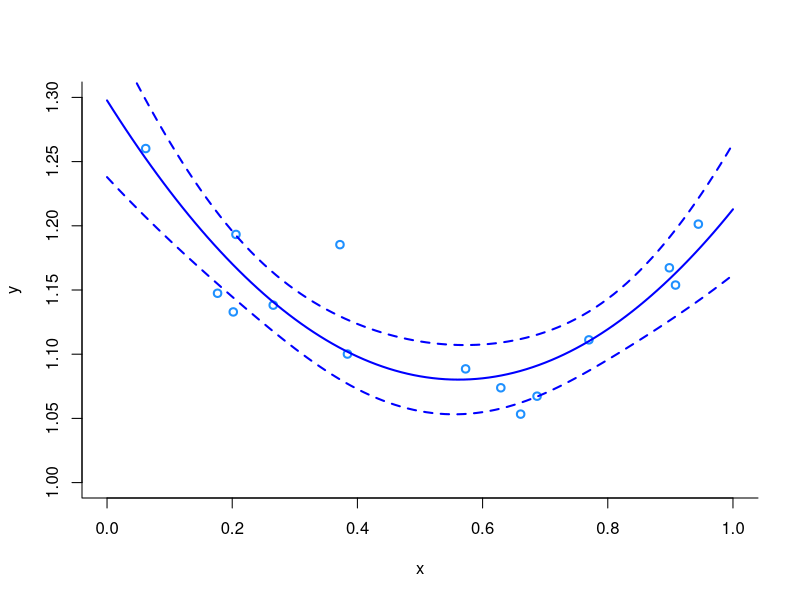
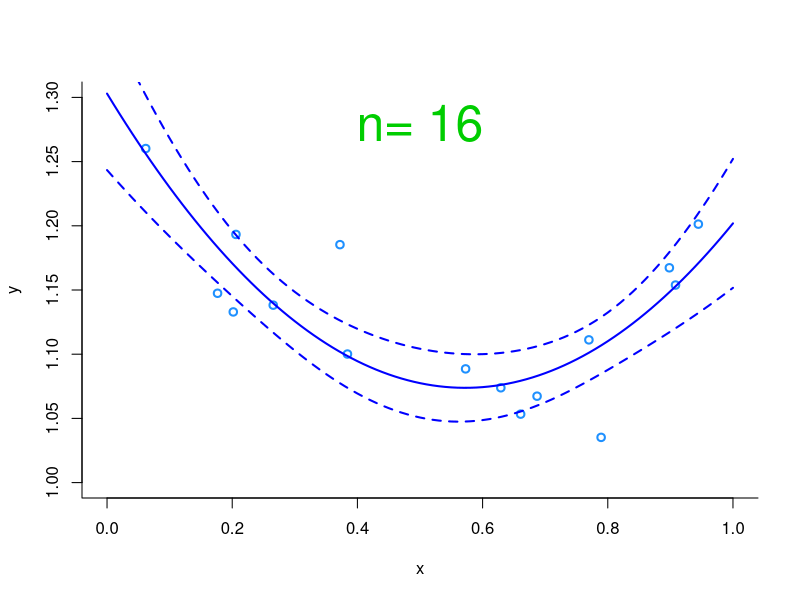
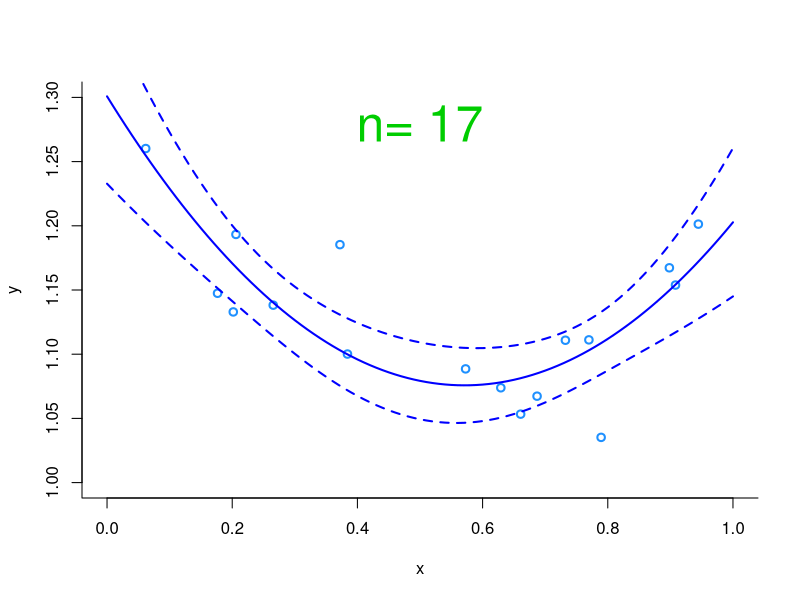
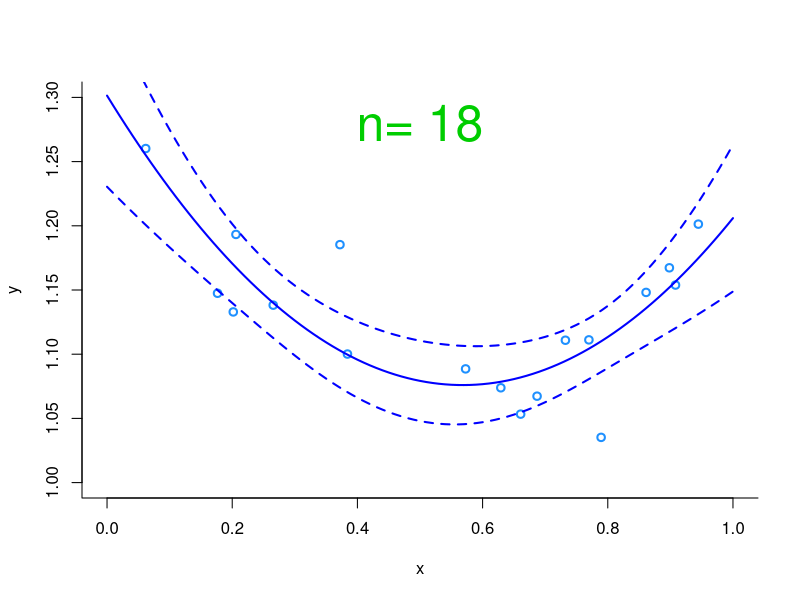
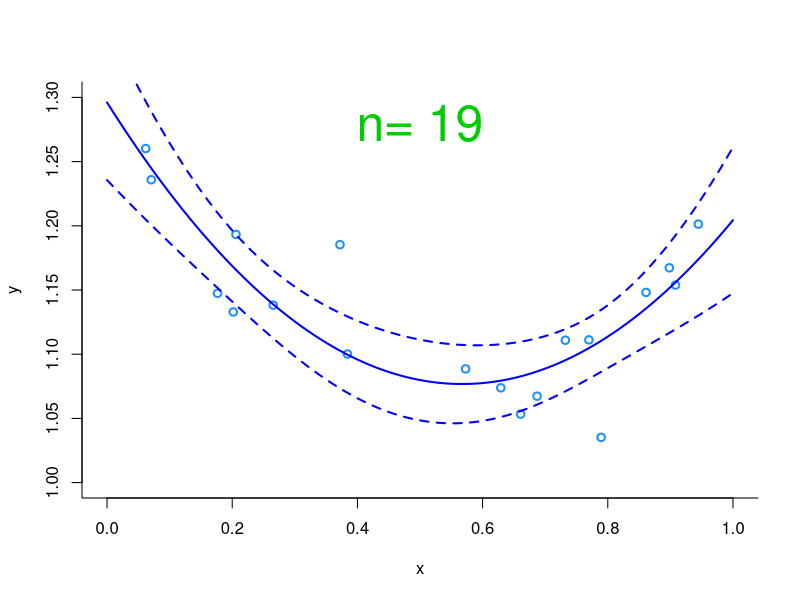
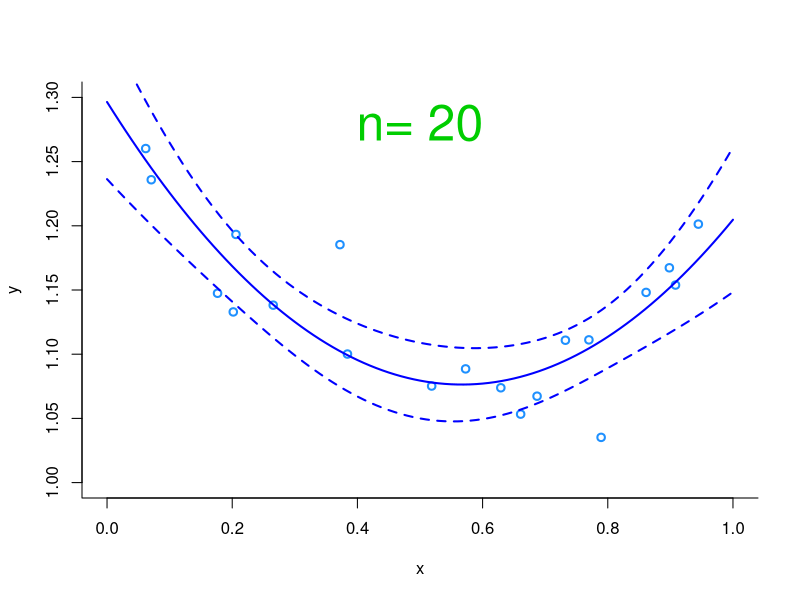
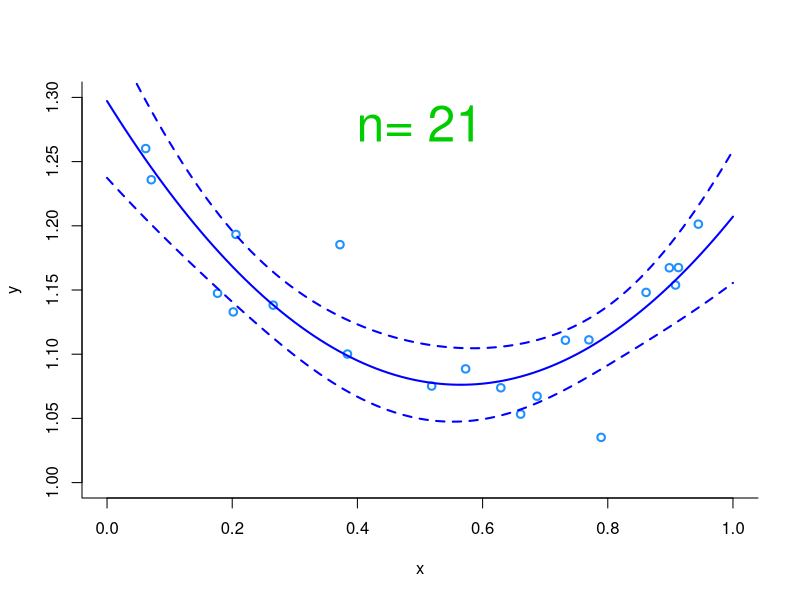
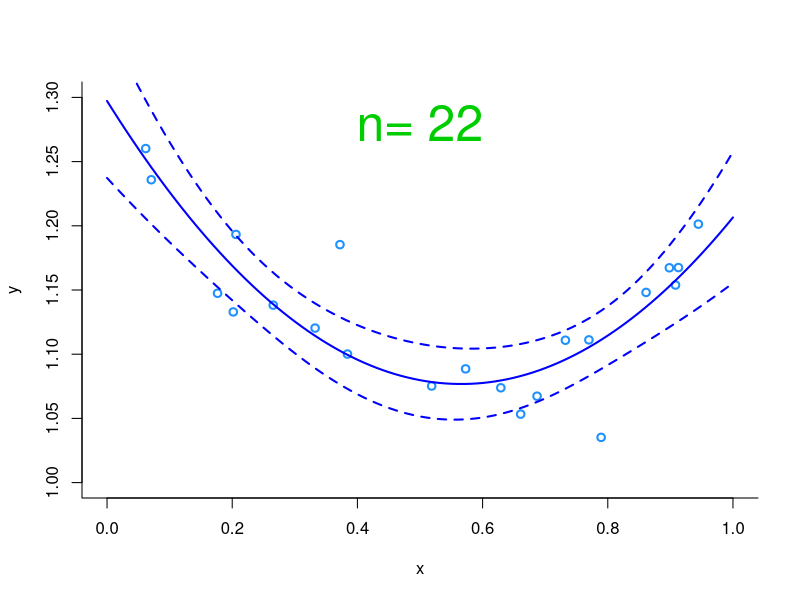

Source code (R) for these figures, in order:
# quadRegMFVB.R

set.seed(1)
nBatch <- 15
beta <- c(1.36, -1.1, 1)
sigma <- 0.04

x <- runif(nBatch)
X <- cbind(rep(1, nBatch), x, x^2)
y <- X %*% beta + sigma * rnorm(nBatch)

plot(x, y, bty="l", type="n", xlim=c(0, 1), ylim=c(1, 1.3))
points(x, y, col="dodgerblue", lwd=2)

XTX <- crossprod(X)
XTy <- crossprod(X, y)
yTy <- sum(y^2)

sigma.beta <- 1e5
A <- 1e5

E.q.recip.sigsq <- 1
E.q.recip.a <- 1
Cov.q.beta <- diag(3)
for (itnum in 1:1000) {
  Cov.q.beta <- solve(E.q.recip.sigsq * XTX + (1/sigma.beta^2) * diag(3))
  E.q.beta <- E.q.recip.sigsq * Cov.q.beta %*% XTy
  E.q.recip.a <- 1/(E.q.recip.sigsq + (1/A^2))
  E.q.recip.sigsq <- (nBatch + 1) / (2 * E.q.recip.a + yTy - 2 * sum(E.q.beta*XTy) + sum(diag(XTX %*% (Cov.q.beta + tcrossprod(E.q.beta)))))
}

ng <- 101
xg <- seq(0, 1, length=ng)
Xg <- cbind(rep(1, ng), xg, xg^2)
meang <- as.vector(Xg %*% E.q.beta)
seg <- sqrt(diag(Xg %*% Cov.q.beta %*% t(Xg)))
lowg <- meang - qnorm(0.975) * seg
uppg <- meang + qnorm(0.975) * seg
lines(xg, meang, col="blue", lwd=2)
lines(xg, lowg, col="blue", lwd=2, lty=2)
lines(xg, uppg, col="blue", lwd=2, lty=2)

nMax <- 500
for (n in (nBatch+1):nMax) {
  xnew <- runif(1)
  Xnew <- c(1, xnew, xnew^2)
  ynew <- sum(Xnew*beta) + sigma*rnorm(1)
  x <- c(x, xnew); y <- c(y, ynew)
  XTX <- XTX + tcrossprod(Xnew)
  XTy <- XTy + Xnew * ynew
  yTy <- yTy + sum(ynew^2)
  Cov.q.beta <- solve(E.q.recip.sigsq*XTX + (1 / sigma.beta^2) * diag(3))
  E.q.beta <- E.q.recip.sigsq * Cov.q.beta %*% XTy
  E.q.recip.a <- 1/(E.q.recip.sigsq + (1/A^2))
  E.q.recip.sigsq <- (nBatch + 1) / (2 * E.q.recip.a + yTy - 2 * sum(E.q.beta*XTy) + sum(diag(XTX %*% (Cov.q.beta + tcrossprod(E.q.beta)))))

  plot(x, y, bty="l", type="n", xlim=c(0, 1), ylim=c(1, 1.3))
  points(x, y, col="dodgerblue", lwd=2)
  text(.5, 1.28, paste("n=", n), col="green3", cex=3)
  ng <- 101
  xg <- seq(0, 1, length=ng)
  Xg <- cbind(rep(1, ng), xg, xg^2)
  meang <- as.vector(Xg %*% E.q.beta)
  seg <- sqrt(diag(Xg %*% Cov.q.beta %*% t(Xg)))
  lowg <- meang - qnorm(0.975) * seg
  uppg <- meang + qnorm(0.975) * seg
  lines(xg, meang, col="blue", lwd=2)
  lines(xg, lowg, col="blue", lwd=2, lty=2)
  lines(xg, uppg, col="blue", lwd=2, lty=2)
  cat("Hit enter to continue. \n")
  ans <- readline()
}